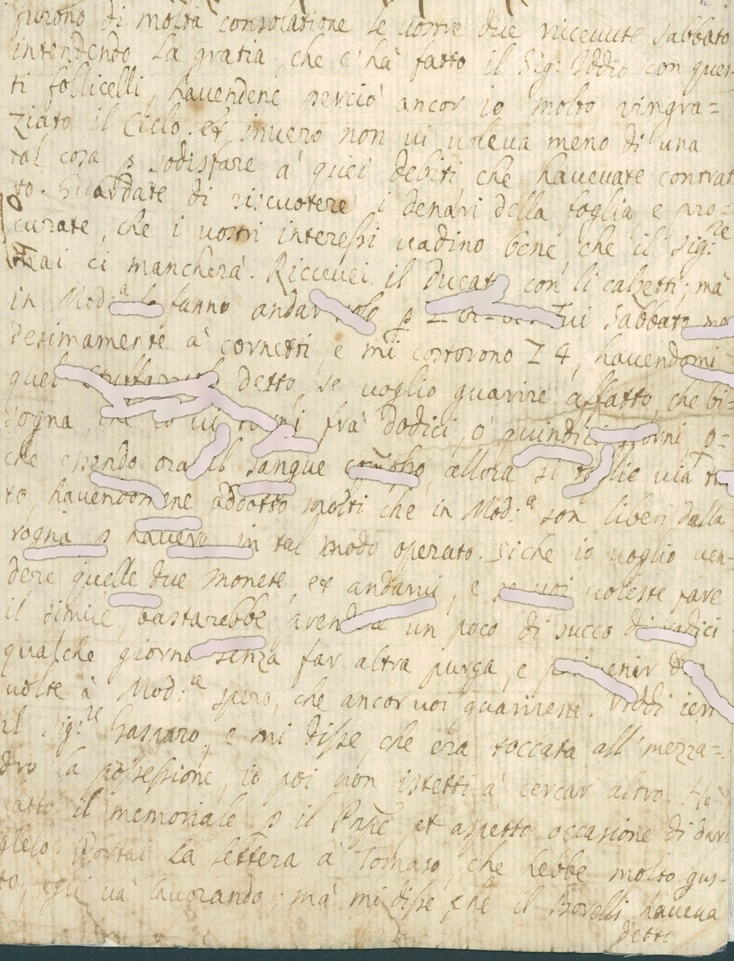
#> input picture data/degraded/003_12.jpg, 734 x 961 px, shrunk from 1471 x 1926 before the run; its folder holds only this picture in this run
$ python -i 1_deskew_text_lines.py   (imports and definitions only)
#> lines starting #> are read from the running program, lines starting #| are printed output that depends on the picture; after the words box and inside, x2 and y2 are one past the last pixel; in counts of white or black regions, pixels touching at a corner belong together
"""
deskew_text_lines.py

Este script permite corregir la inclinación del texto en imágenes de manuscritos históricos.
El método se basa en el análisis de la proyección horizontal tras rotaciones leves, para estimar
el ángulo que maximiza la alineación de líneas textuales.

Autor: Lis Paredes
Ubicación: O1_degradacion-artificial/1_preprocesamiento/

Funciones:
- compute_skew_angle_via_projection: estima el ángulo óptimo de rotación
- deskew_image_precisely: aplica el enderezado si se supera un umbral mínimo
- batch_precise_deskew: corrige todas las imágenes en una carpeta de entrada

Uso:
Modificar las rutas en la llamada a 'batch_precise_deskew' al final del archivo.
"""

import cv2
import numpy as np
import os
from glob import glob

def compute_skew_angle_via_projection(gray: np.ndarray) -> float:
    """
    Estima el ángulo de inclinación del texto en una imagen binarizada (escala de grises invertida).
    Se prueba una serie de ángulos de rotación y se selecciona aquel que maximiza la varianza
    de la proyección horizontal.

    Parámetros:
    - gray: imagen en escala de grises invertida (texto en blanco sobre fondo negro)

    Retorna:
    - best_angle: ángulo que ofrece la mejor alineación horizontal
    """
    best_angle = 0
    max_variance = 0
    angles = np.arange(-5, 5.1, 0.5)  # Se prueban ángulos de -5° a +5° en pasos de 0.5°

    for angle in angles:
        h, w = gray.shape
        M = cv2.getRotationMatrix2D((w // 2, h // 2), angle, 1)
        rotated = cv2.warpAffine(gray, M, (w, h), flags=cv2.INTER_LINEAR, borderMode=cv2.BORDER_REPLICATE)

        projection = np.mean(rotated, axis=1)
        variance = np.var(projection)

        if variance > max_variance:
            max_variance = variance
            best_angle = angle

    return best_angle

def deskew_image_precisely(input_path: str, output_path: str, threshold: float = 0.5):
    """
    Aplica corrección de inclinación a una imagen si el ángulo detectado supera el umbral.

    Parámetros:
    - input_path: ruta de la imagen original
    - output_path: ruta donde se guardará la imagen corregida
    - threshold: umbral mínimo (en grados) para aplicar la corrección
    """
#> called with input_path = '../../data/degraded/003_12.jpg', output_path = 'out.png', threshold = 0.5
    image = cv2.imread(input_path)
#> image is the input picture: shape (961, 734, 3); mean B, G, R 184.9, 210.8, 222.9
    if image is None:
        print(f"No se pudo cargar la imagen: {input_path}")
        return

    gray = cv2.cvtColor(image, cv2.COLOR_BGR2GRAY)
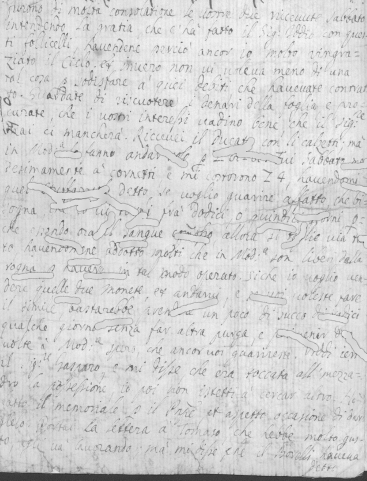
#> gray: shape (961, 734) (shown at 1/2 size); min 37, max 248, mean 211.5
    _, bw = cv2.threshold(gray, 0, 255, cv2.THRESH_BINARY + cv2.THRESH_OTSU)
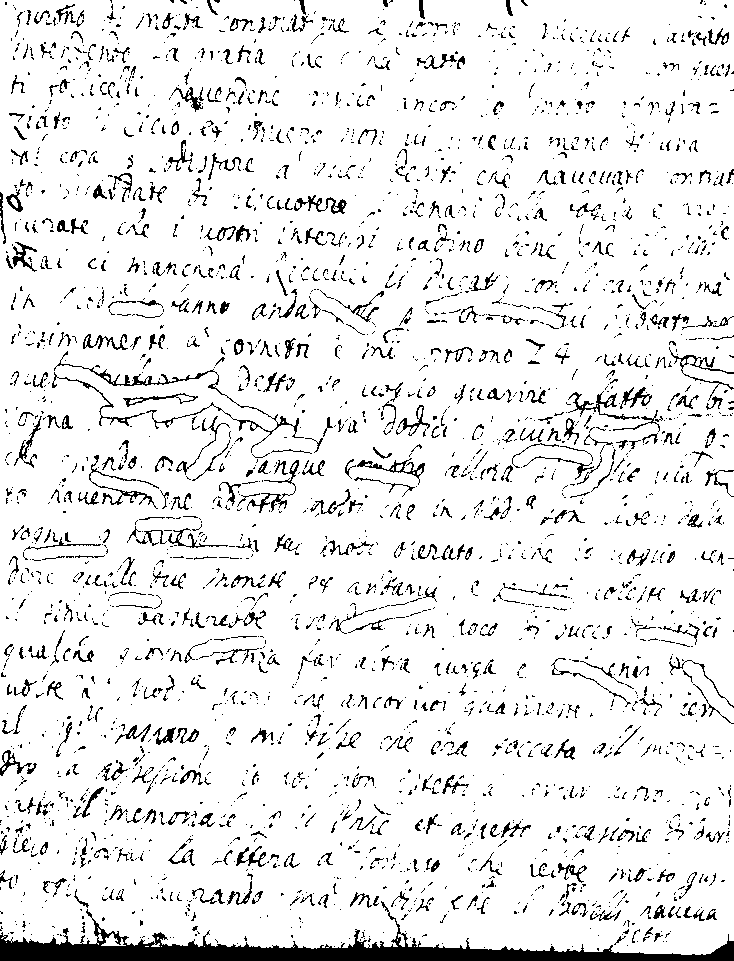
#> bw: shape (961, 734); 91.2% white; 3267 black regions (2603 under 20 px), largest, box (x1, y1, x2, y2) and area: (0, 901, 734, 961) 10809, (54, 351, 304, 453) 1104, (89, 455, 158, 509) 401
    bw = cv2.bitwise_not(bw)

    angle = compute_skew_angle_via_projection(bw)
#> the loop in compute_skew_angle_via_projection, `for angle in angles:` made 21 passes
#> (variance, max_variance) on passes 1, 4, 5, 6, 7, 8, 9, 10: (413, 413), (415.3, 415.3), (427, 427), (451.1, 451.1), (478.1, 478.1), (507.6, 507.6), (554.2, 554.2), (623, 623)
#> pass 1, in compute_skew_angle_via_projection, `rotated = cv2.warpAffine(gray, M, (w, h), flags=cv2.INTER_LINEAR, bord..`:
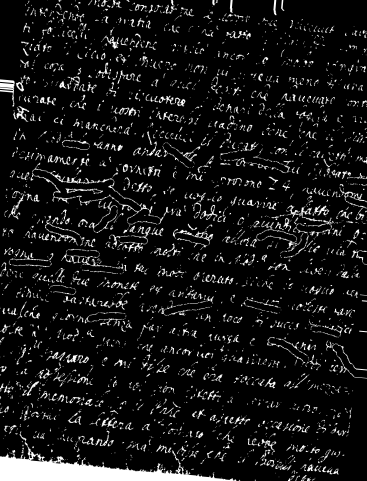
#> rotated: shape (961, 734) (shown at 1/2 size); min 0, max 255, mean 22.7
#> pass 3, in compute_skew_angle_via_projection, `rotated = cv2.warpAffine(gray, M, (w, h), flags=cv2.INTER_LINEAR, bord..`:
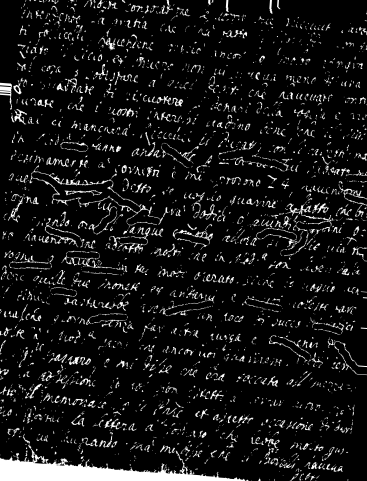
#> rotated: shape (961, 734) (shown at 1/2 size); min 0, max 255, mean 22.6
#> after the loop in compute_skew_angle_via_projection, `for angle in angles:`:
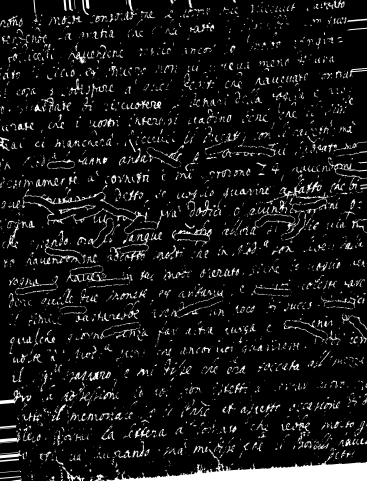
#> rotated: shape (961, 734) (shown at 1/2 size); min 0, max 255, mean 22.9
#> after the loop in compute_skew_angle_via_projection, `for angle in angles:`: best_angle = 1.5; max_variance = 872.8
#> angle = 1.5

    if abs(angle) < threshold:
        print(f"Imagen ya alineada ({angle:.2f}°): {os.path.basename(input_path)}")
        result = image
    else:
        print(f"Corrigiendo inclinación: {os.path.basename(input_path)} ({angle:.2f}°)")
#| Corrigiendo inclinación: 003_12.jpg (1.50°)
        h, w = image.shape[:2]
        M = cv2.getRotationMatrix2D((w // 2, h // 2), angle, 1)
#> M = [[1, 0.0262, -12.44], [-0.0262, 1, 9.77]]
        result = cv2.warpAffine(image, M, (w, h), flags=cv2.INTER_CUBIC, borderMode=cv2.BORDER_REPLICATE)
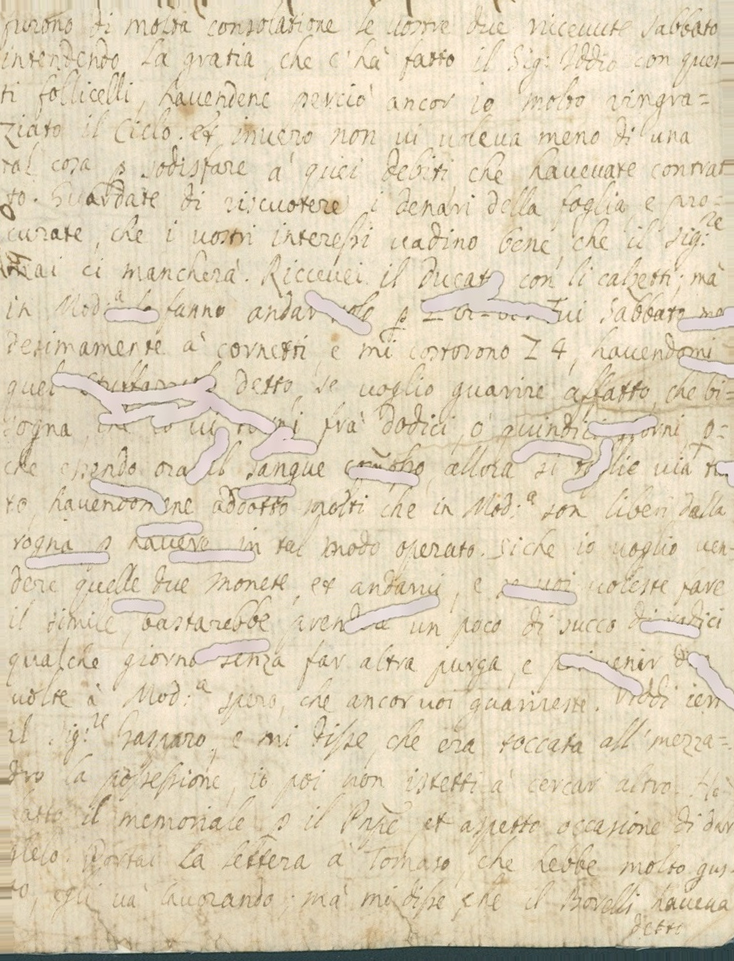
#> result: shape (961, 734, 3); mean B, G, R 184.8, 210.7, 222.9

    cv2.imwrite(output_path, result)
    print(f"Guardado: {output_path}")

# [24 lines left out: function batch_precise_deskew, not called in this run]

# Ruta de ejemplo (modificar antes de ejecutar)
# batch_precise_deskew("ruta/a/imagenes_entrada", "ruta/a/imagenes_enderezadas")

>>> result = deskew_image_precisely('../../data/degraded/003_12.jpg', 'out.png')

$ run again, on data/degraded/003_13.jpg
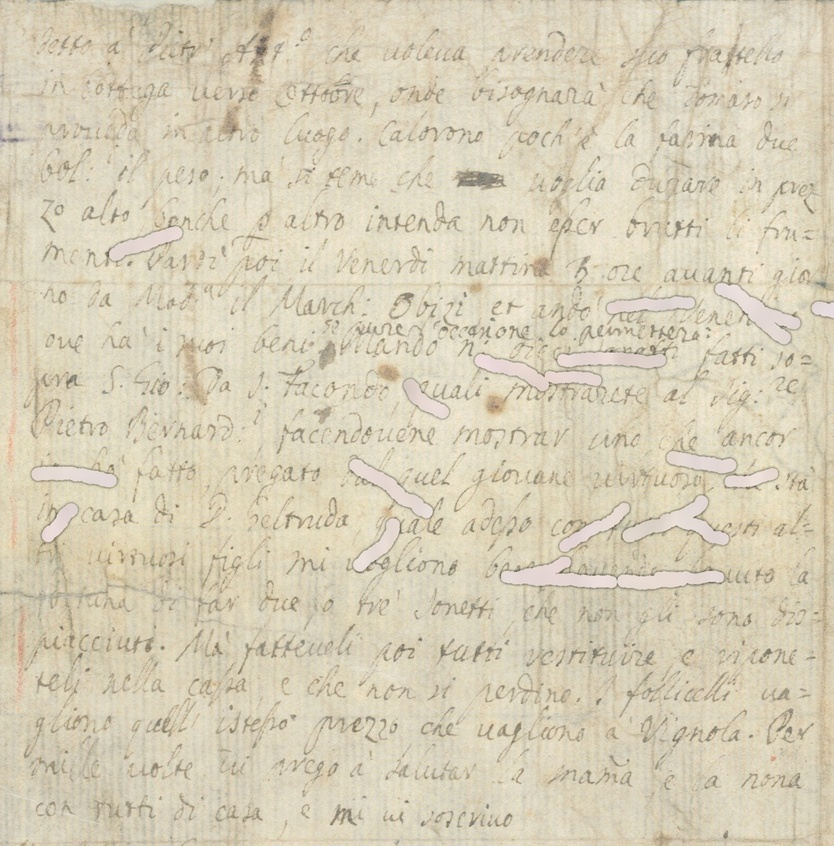
#> input picture data/degraded/003_13.jpg, 834 x 846 px, shrunk from 1564 x 1585 before the run
#> in deskew_image_precisely, image is the input picture: shape (846, 834, 3); mean B, G, R 183.2, 206.8, 215.6
#> the loop in compute_skew_angle_via_projection, `for angle in angles:` made 21 passes
#> (variance, max_variance) on passes 1, 9, 10, 11, 12, 13: (162.3, 162.3), (165.8, 165.8), (208.8, 208.8), (283, 283), (349.8, 349.8), (402.5, 402.5)
#> after the loop in compute_skew_angle_via_projection, `for angle in angles:`:
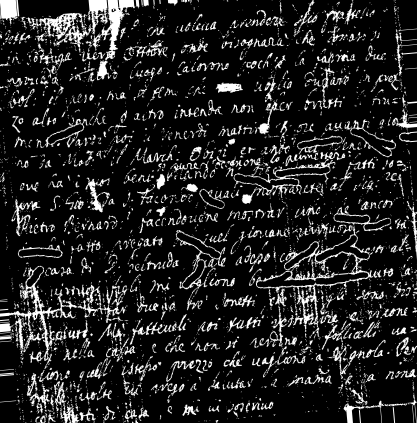
#> rotated: shape (846, 834) (shown at 1/2 size); min 0, max 255, mean 35.5
#> after the loop in compute_skew_angle_via_projection, `for angle in angles:`: best_angle = 1; max_variance = 402.5
#> angle = 1
#| Corrigiendo inclinación: 003_13.jpg (1.00°)
#> in deskew_image_precisely, `M = cv2.getRotationMatrix2D((w // 2, h // 2), angle, 1)`: M = [[1, 0.0175, -7.32], [-0.0175, 1, 7.34]]
#> in deskew_image_precisely, `result = cv2.warpAffine(image, M, (w, h), flags=cv2.INTER_CUBIC, borde..`:
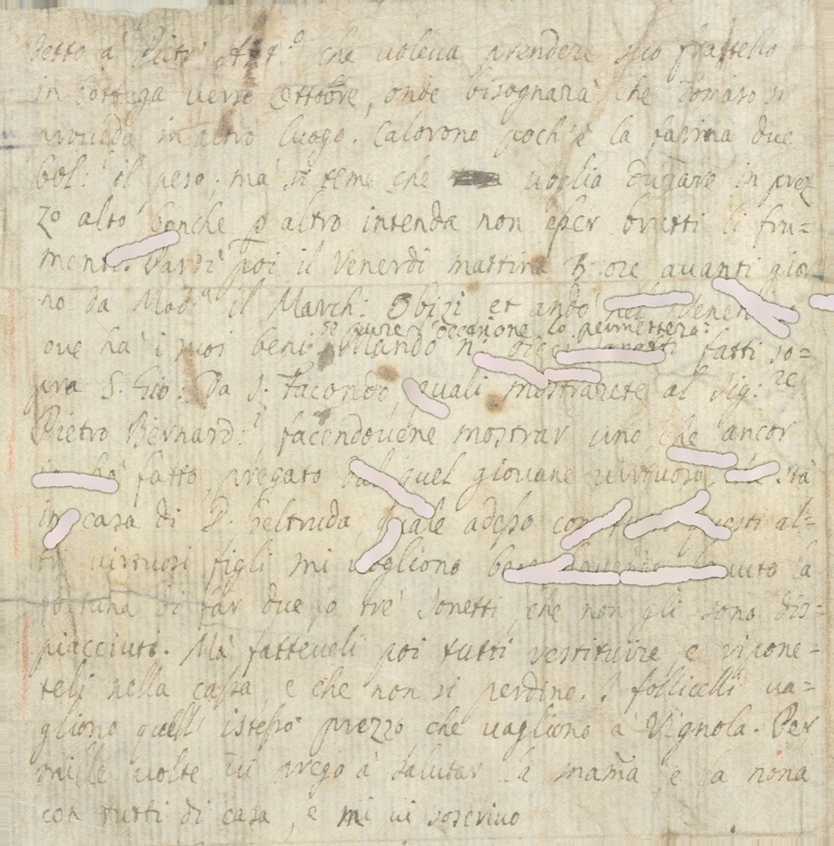
#> result: shape (846, 834, 3); mean B, G, R 183.3, 206.8, 215.6

$ run again, on data/degraded/003_15.jpg
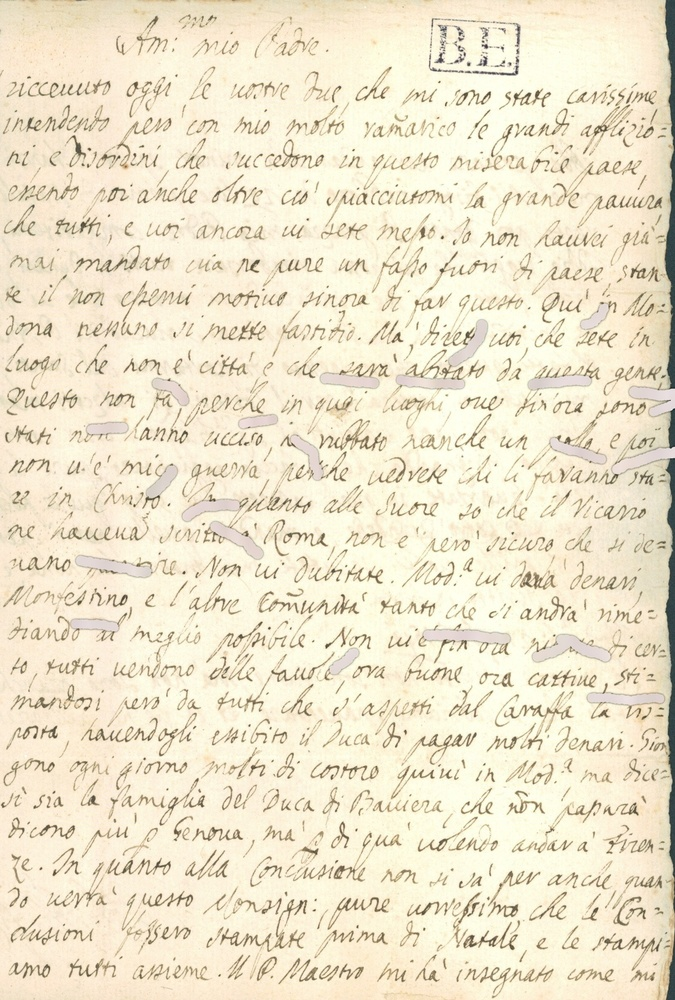
#> input picture data/degraded/003_15.jpg, 675 x 1000 px, shrunk from 1623 x 2405 before the run
#> in deskew_image_precisely, image is the input picture: shape (1000, 675, 3); mean B, G, R 204.1, 228.9, 238.2
#> the loop in compute_skew_angle_via_projection, `for angle in angles:` made 21 passes
#> (variance, max_variance) on passes 1, 4, 5, 9, 10, 11, 12, 13: (90.41, 90.41), (93.46, 93.46), (98.71, 98.71), (108.8, 108.8), (178.6, 178.6), (286.5, 286.5), (400, 400), (471, 471)
#> after the loop in compute_skew_angle_via_projection, `for angle in angles:`:
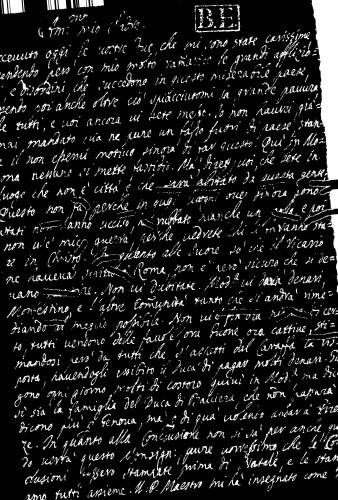
#> rotated: shape (1000, 675) (shown at 1/2 size); min 0, max 255, mean 31
#> after the loop in compute_skew_angle_via_projection, `for angle in angles:`: best_angle = 1; max_variance = 471
#> angle = 1
#| Corrigiendo inclinación: 003_15.jpg (1.00°)
#> in deskew_image_precisely, `M = cv2.getRotationMatrix2D((w // 2, h // 2), angle, 1)`: M = [[1, 0.0175, -8.67], [-0.0175, 1, 5.96]]
#> in deskew_image_precisely, `result = cv2.warpAffine(image, M, (w, h), flags=cv2.INTER_CUBIC, borde..`:
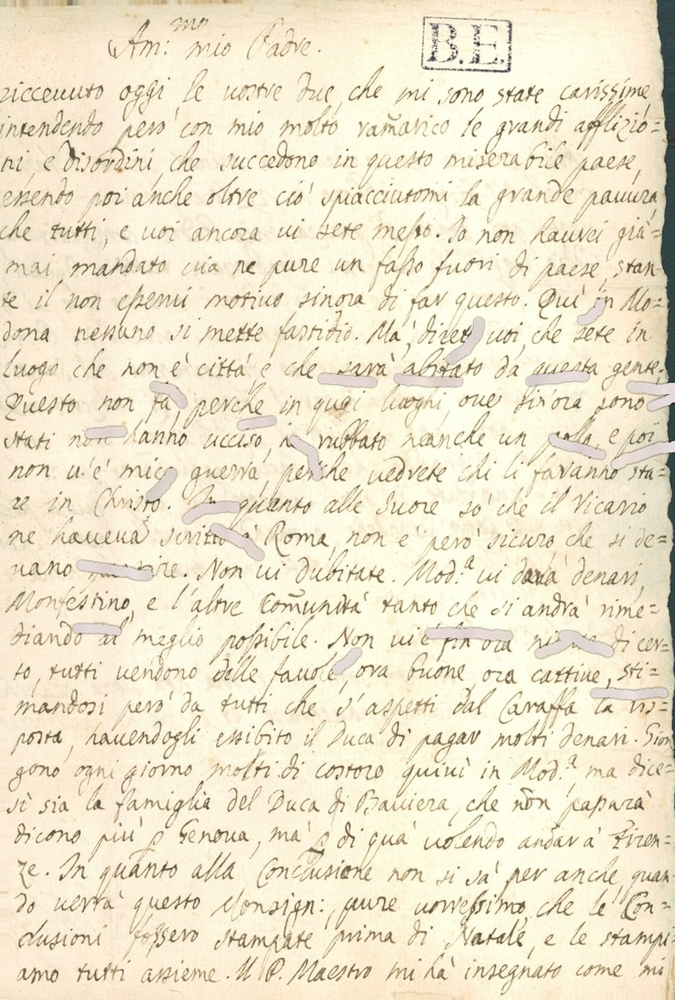
#> result: shape (1000, 675, 3); mean B, G, R 204, 228.8, 237.9
